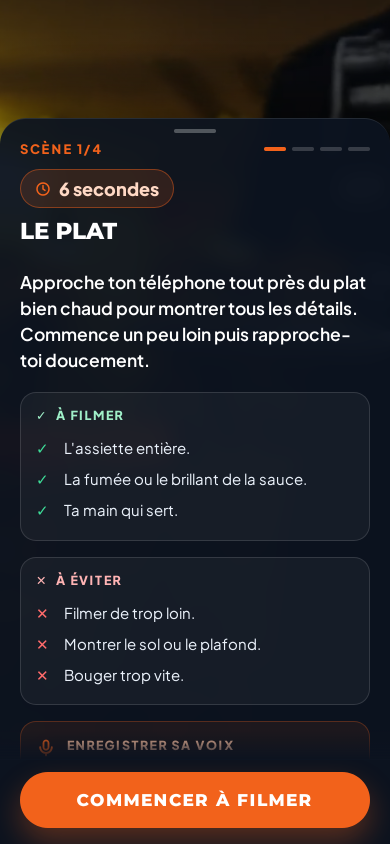
#> input picture ui-screens/ecran_08_scene1_etatA_consigne.png, 780 x 1688 px (shown at 1/2 size)
$ python build_planche_12_etats.py
#> lines starting #> are read from the running program, lines starting #| are printed output that depends on the picture
"""Assemble la planche des 12 états de la fiche de tournage (4 scènes × 3 états).

    cd <dépôt> && python3 tools/build_planche_12_etats.py

Sortie : ui-screens/planche_12_etats.png
"""
from __future__ import annotations

from pathlib import Path

from PIL import Image, ImageDraw, ImageFont

ROOT = Path(__file__).resolve().parents[1]
UI = ROOT / "ui-screens"
OUT = UI / "planche_12_etats.png"

ETATS = [
    ("A", "A — fiche de tournage", "etatA_consigne"),
    ("B", "B — enregistrement (caméra + chrono + barre)", "etatB_enregistrement"),
    ("C", "C — validation avec le son", "etatC_validation"),
]
SCENES = [(1, "LE PLAT · 6 s"), (2, "LE DESSUS ET LES DÉTAILS · 8 s"),
          (3, "LA PERSONNE QUI SERT · 7 s"), (4, "LE LIEU ET LE CONTACT · 9 s")]

TW, TH = 300, 650        # taille des vignettes
FONT = ROOT / "assets" / "fonts" / "PlusJakartaSans-Variable.ttf"
PAD, HEAD = 18, 96


def main() -> None:
    tiles: list[tuple[Image.Image, str, str]] = []
    for n, label in SCENES:
        for _, etat_label, suffix in ETATS:
            f = UI / f"ecran_08_scene{n}_{suffix}.png"
            if not f.is_file():
                raise SystemExit(f"capture manquante : {f.name}")
            im = Image.open(f).convert("RGB").resize((TW, TH), Image.Resampling.LANCZOS)
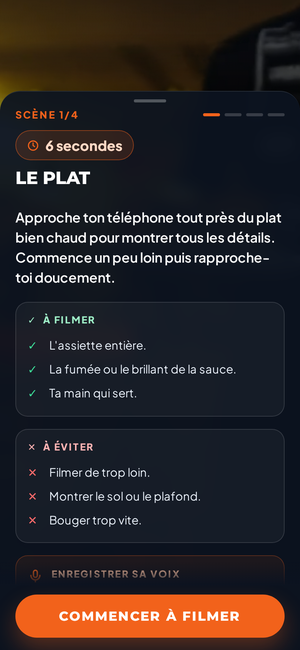
#> im: PIL image 300x650 RGB; mean R, G, B 43.5, 37.2, 38
            tiles.append((im, f"S{n} · {label}", etat_label.replace("état ", "")))

    cols, rows = 3, 4
    W = PAD + cols * (TW + PAD)
    H = HEAD + rows * (TH + 46 + PAD) + PAD
    sheet = Image.new("RGB", (W, H), (7, 10, 18))
    d = ImageDraw.Draw(sheet)
    f_title = ImageFont.truetype(str(FONT), 19)
    f_sub = ImageFont.truetype(str(FONT), 14)
    f_scene = ImageFont.truetype(str(FONT), 13)
    f_etat = ImageFont.truetype(str(FONT), 13)
    d.text((PAD, 26), "VITRINE VIDÉO — T1 « Restaurants et Maquis » — les 12 états de la fiche de tournage",
           fill=(255, 255, 255), font=f_title)
    d.text((PAD, 48), "Vue 390 × 844 (×2) · l'état B ne montre que l'aperçu, le chrono et la barre : la fiche disparaît",
           fill=(150, 168, 192), font=f_sub)
    d.text((PAD, 68), "Généré par tools/build_planche_12_etats.py — captures réelles de simulation/index.html",
           fill=(120, 138, 160), font=f_sub)

    for i, (im, titre, etat) in enumerate(tiles):
        r, c = divmod(i, cols)
        x = PAD + c * (TW + PAD)
        y = HEAD + r * (TH + 46 + PAD)
        d.rectangle([x - 2, y - 2, x + TW + 1, y + TH + 1], outline=(58, 74, 98))
        sheet.paste(im, (x, y))
        d.text((x, y + TH + 8), titre, fill=(242, 98, 27), font=f_scene)
        d.text((x, y + TH + 26), etat, fill=(175, 190, 210), font=f_etat)

    sheet.save(OUT, optimize=True)
    print(f"{OUT.relative_to(ROOT)} — {sheet.size[0]}×{sheet.size[1]} px, 12 vignettes")


if __name__ == "__main__":
#> (the run stopped early here; a loop or call above may not have finished)

$ run again, with ui-screens/ecran_08_scene1_etatB_decompte.png copied over ui-screens/ecran_08_scene1_etatA_consigne.png
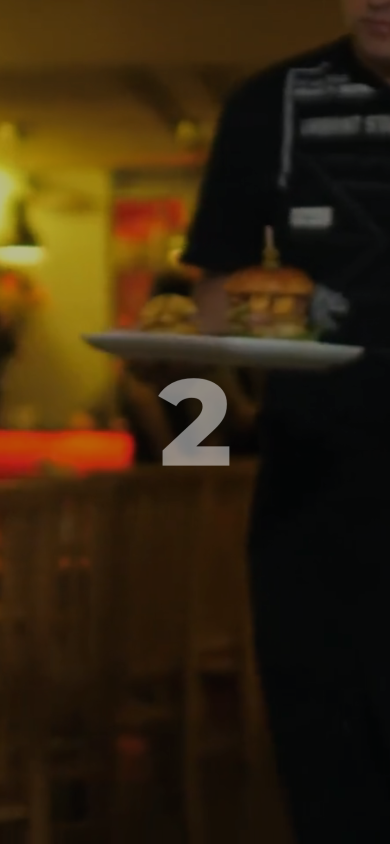
#> input picture ui-screens/ecran_08_scene1_etatB_decompte.png, 780 x 1688 px (shown at 1/2 size)
#> in main, `im = Image.open(f).convert("RGB").resize((TW, TH), Image.Resampling.LA..`:
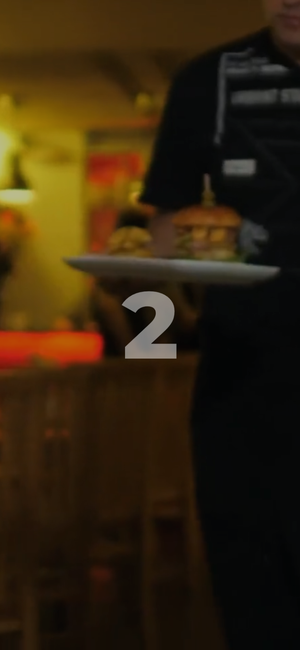
#> im: PIL image 300x650 RGB; mean R, G, B 51.5, 35.8, 13.4

$ run again, with ui-screens/ecran_08_scene1_etatC_validation.png copied over ui-screens/ecran_08_scene1_etatA_consigne.png
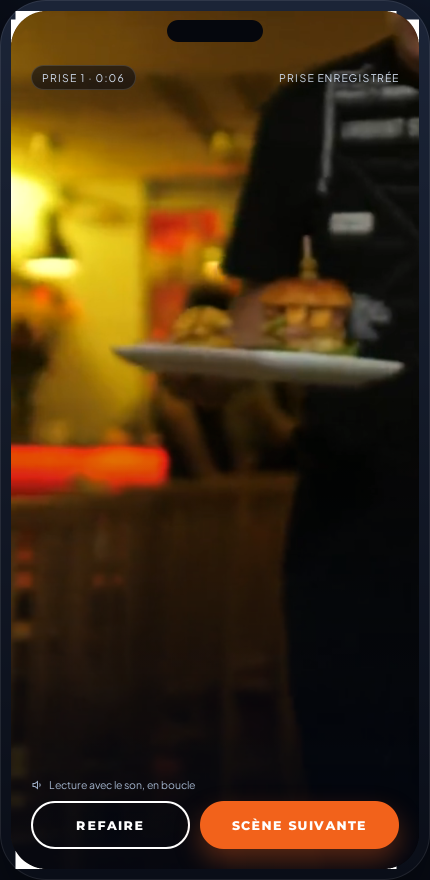
#> input picture ui-screens/ecran_08_scene1_etatC_validation.png, 860 x 1760 px (shown at 1/2 size)
#> in main, `im = Image.open(f).convert("RGB").resize((TW, TH), Image.Resampling.LA..`:
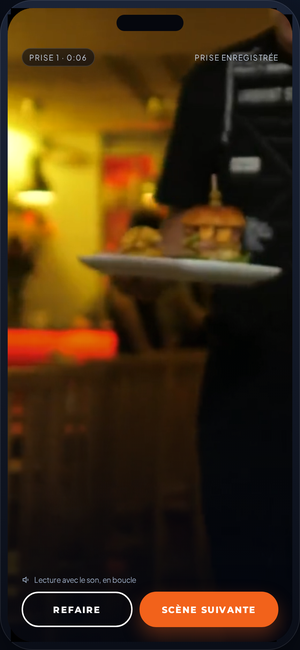
#> im: PIL image 300x650 RGB; mean R, G, B 66, 45.1, 17.7
